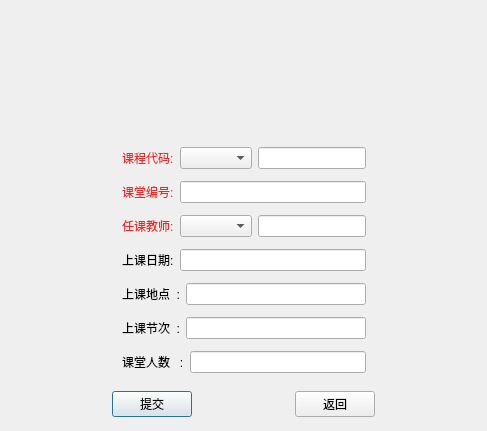
<?xml version="1.0" encoding="UTF-8"?>
<ui version="4.0">
 <class>ClassData</class>
 <widget class="QDialog" name="ClassData">
  <property name="geometry">
   <rect>
    <x>0</x>
    <y>0</y>
    <width>487</width>
    <height>431</height>
   </rect>
  </property>
  <property name="windowTitle">
   <string/>
  </property>
  <layout class="QVBoxLayout" name="verticalLayout_2">
   <item>
    <widget class="QLabel" name="titleLabel">
     <property name="font">
      <font>
       <pointsize>16</pointsize>
      </font>
     </property>
     <property name="layoutDirection">
      <enum>Qt::LeftToRight</enum>
     </property>
     <property name="autoFillBackground">
      <bool>false</bool>
     </property>
     <property name="text">
      <string/>
     </property>
     <property name="alignment">
      <set>Qt::AlignCenter</set>
     </property>
    </widget>
   </item>
   <item>
    <layout class="QHBoxLayout" name="horizontalLayout_10">
     <item>
      <spacer name="horizontalSpacer_5">
       <property name="orientation">
        <enum>Qt::Horizontal</enum>
       </property>
       <property name="sizeHint" stdset="0">
        <size>
         <width>40</width>
         <height>20</height>
        </size>
       </property>
      </spacer>
     </item>
     <item>
      <layout class="QVBoxLayout" name="verticalLayout">
       <property name="leftMargin">
        <number>6</number>
       </property>
       <property name="topMargin">
        <number>6</number>
       </property>
       <property name="rightMargin">
        <number>6</number>
       </property>
       <property name="bottomMargin">
        <number>6</number>
       </property>
       <item>
        <layout class="QHBoxLayout" name="horizontalLayout">
         <property name="leftMargin">
          <number>3</number>
         </property>
         <property name="topMargin">
          <number>3</number>
         </property>
         <property name="rightMargin">
          <number>3</number>
         </property>
         <property name="bottomMargin">
          <number>3</number>
         </property>
         <item>
          <widget class="QLabel" name="label_5">
           <property name="styleSheet">
            <string notr="true">color:
rgb(239, 41, 41)</string>
           </property>
           <property name="text">
            <string>课程代码:</string>
           </property>
          </widget>
         </item>
         <item>
          <widget class="QComboBox" name="courseBox"/>
         </item>
         <item>
          <widget class="QLineEdit" name="CnameEdit">
           <property name="readOnly">
            <bool>true</bool>
           </property>
          </widget>
         </item>
        </layout>
       </item>
       <item>
        <layout class="QHBoxLayout" name="horizontalLayout_3">
         <property name="leftMargin">
          <number>3</number>
         </property>
         <property name="topMargin">
          <number>3</number>
         </property>
         <property name="rightMargin">
          <number>3</number>
         </property>
         <property name="bottomMargin">
          <number>3</number>
         </property>
         <item>
          <widget class="QLabel" name="label_2">
           <property name="styleSheet">
            <string notr="true">color: rgb(239, 41, 41);</string>
           </property>
           <property name="text">
            <string>课堂编号:</string>
           </property>
          </widget>
         </item>
         <item>
          <widget class="QLineEdit" name="CnumberEdit">
           <property name="readOnly">
            <bool>true</bool>
           </property>
          </widget>
         </item>
        </layout>
       </item>
       <item>
        <layout class="QHBoxLayout" name="horizontalLayout_2">
         <property name="leftMargin">
          <number>3</number>
         </property>
         <property name="topMargin">
          <number>3</number>
         </property>
         <property name="rightMargin">
          <number>3</number>
         </property>
         <property name="bottomMargin">
          <number>3</number>
         </property>
         <item>
          <widget class="QLabel" name="label_6">
           <property name="styleSheet">
            <string notr="true">color:
rgb(239, 41, 41)</string>
           </property>
           <property name="text">
            <string>任课教师:</string>
           </property>
          </widget>
         </item>
         <item>
          <widget class="QComboBox" name="teacherBox"/>
         </item>
         <item>
          <widget class="QLineEdit" name="TnameEdit">
           <property name="readOnly">
            <bool>true</bool>
           </property>
          </widget>
         </item>
        </layout>
       </item>
       <item>
        <layout class="QHBoxLayout" name="horizontalLayout_7">
         <property name="leftMargin">
          <number>3</number>
         </property>
         <property name="topMargin">
          <number>3</number>
         </property>
         <property name="rightMargin">
          <number>3</number>
         </property>
         <property name="bottomMargin">
          <number>3</number>
         </property>
         <item>
          <widget class="QLabel" name="label_12">
           <property name="text">
            <string>上课日期:</string>
           </property>
          </widget>
         </item>
         <item>
          <widget class="QLineEdit" name="CtimeEdit"/>
         </item>
        </layout>
       </item>
       <item>
        <layout class="QHBoxLayout" name="horizontalLayout_4">
         <property name="leftMargin">
          <number>3</number>
         </property>
         <property name="topMargin">
          <number>3</number>
         </property>
         <property name="rightMargin">
          <number>3</number>
         </property>
         <property name="bottomMargin">
          <number>3</number>
         </property>
         <item>
          <widget class="QLabel" name="label_9">
           <property name="text">
            <string>上课地点  :</string>
           </property>
          </widget>
         </item>
         <item>
          <widget class="QLineEdit" name="CaddressEdit"/>
         </item>
        </layout>
       </item>
       <item>
        <layout class="QHBoxLayout" name="horizontalLayout_8">
         <property name="leftMargin">
          <number>3</number>
         </property>
         <property name="topMargin">
          <number>3</number>
         </property>
         <property name="rightMargin">
          <number>3</number>
         </property>
         <property name="bottomMargin">
          <number>3</number>
         </property>
         <item>
          <widget class="QLabel" name="label_8">
           <property name="text">
            <string>上课节次  :</string>
           </property>
          </widget>
         </item>
         <item>
          <widget class="QLineEdit" name="CsessionEdit"/>
         </item>
        </layout>
       </item>
       <item>
        <layout class="QHBoxLayout" name="horizontalLayout_9">
         <property name="leftMargin">
          <number>3</number>
         </property>
         <property name="topMargin">
          <number>3</number>
         </property>
         <property name="rightMargin">
          <number>3</number>
         </property>
         <property name="bottomMargin">
          <number>3</number>
         </property>
         <item>
          <widget class="QLabel" name="label_10">
           <property name="text">
            <string>课堂人数   :</string>
           </property>
          </widget>
         </item>
         <item>
          <widget class="QLineEdit" name="CsumEdit"/>
         </item>
        </layout>
       </item>
      </layout>
     </item>
     <item>
      <spacer name="horizontalSpacer_4">
       <property name="orientation">
        <enum>Qt::Horizontal</enum>
       </property>
       <property name="sizeHint" stdset="0">
        <size>
         <width>40</width>
         <height>20</height>
        </size>
       </property>
      </spacer>
     </item>
    </layout>
   </item>
   <item>
    <layout class="QHBoxLayout" name="horizontalLayout_6">
     <property name="leftMargin">
      <number>3</number>
     </property>
     <property name="topMargin">
      <number>3</number>
     </property>
     <property name="rightMargin">
      <number>3</number>
     </property>
     <property name="bottomMargin">
      <number>3</number>
     </property>
     <item>
      <spacer name="horizontalSpacer">
       <property name="orientation">
        <enum>Qt::Horizontal</enum>
       </property>
       <property name="sizeHint" stdset="0">
        <size>
         <width>40</width>
         <height>20</height>
        </size>
       </property>
      </spacer>
     </item>
     <item>
      <widget class="QPushButton" name="commitBtn">
       <property name="text">
        <string>提交</string>
       </property>
      </widget>
     </item>
     <item>
      <spacer name="horizontalSpacer_2">
       <property name="orientation">
        <enum>Qt::Horizontal</enum>
       </property>
       <property name="sizeHint" stdset="0">
        <size>
         <width>40</width>
         <height>20</height>
        </size>
       </property>
      </spacer>
     </item>
     <item>
      <widget class="QPushButton" name="returnBtn">
       <property name="text">
        <string>返回</string>
       </property>
      </widget>
     </item>
     <item>
      <spacer name="horizontalSpacer_3">
       <property name="orientation">
        <enum>Qt::Horizontal</enum>
       </property>
       <property name="sizeHint" stdset="0">
        <size>
         <width>40</width>
         <height>20</height>
        </size>
       </property>
      </spacer>
     </item>
    </layout>
   </item>
  </layout>
 </widget>
 <resources/>
 <connections/>
</ui>
